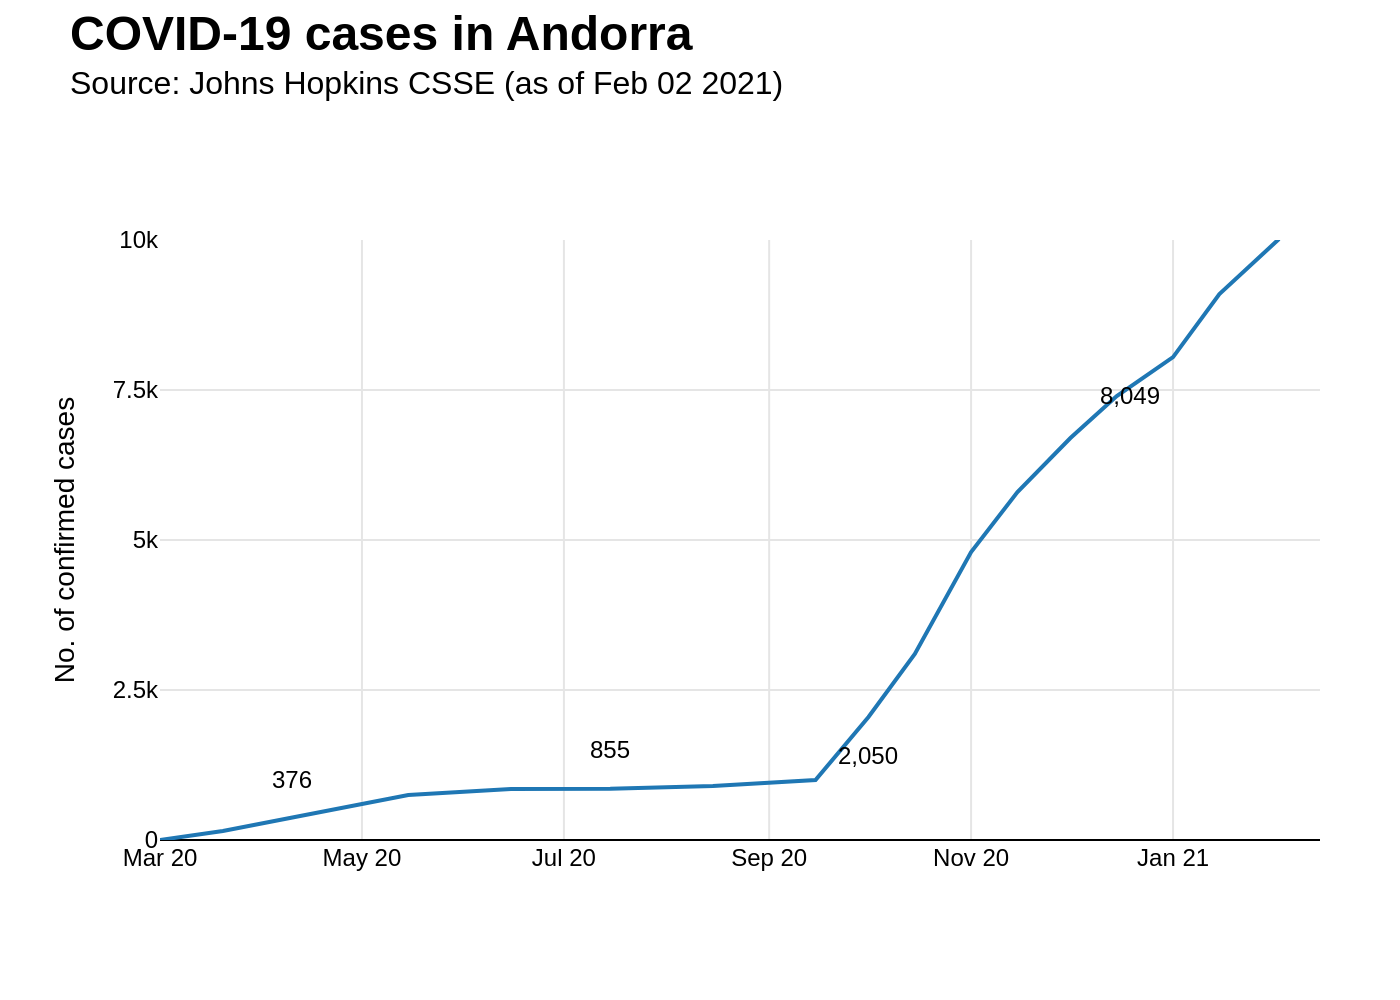

The Python source for this figure:
import sys
import json
import os
import plotly.graph_objects as go

if len(sys.argv) != 2:
    print("Usage: python <script_name>.py <json_file_path>")
    sys.exit(1)

json_path = sys.argv[1]

try:
    with open(json_path, 'r', encoding='utf-8') as f:
        chart_details = json.load(f)
except FileNotFoundError:
    print(f"Error: JSON file not found at {json_path}")
    sys.exit(1)
except json.JSONDecodeError:
    print(f"Error: Could not decode JSON from {json_path}")
    sys.exit(1)

fig = go.Figure()

chart_data = chart_details.get('chart_data', [])
colors = chart_details.get('colors', [])
texts = chart_details.get('texts', {})
annotations_data = chart_details.get('annotations', [])

for i, series in enumerate(chart_data):
    fig.add_trace(go.Scatter(
        x=series.get('x'),
        y=series.get('y'),
        mode='lines',
        name=series.get('name', ''),
        line=dict(color=colors[i] if i < len(colors) else None, width=2)
    ))

title_text = f"<span style='font-size: 24px; font-weight: bold;'>{texts.get('title', '')}</span><br><span style='font-size: 16px;'>{texts.get('subtitle', '')}</span>"

layout_annotations = []
for ann in annotations_data:
    layout_annotations.append(
        go.layout.Annotation(
            x=ann['x'],
            y=ann['y'],
            text=ann['text'],
            showarrow=False,
            font=dict(family="Arial", size=12, color="#000000"),
            xanchor=ann.get('xanchor', 'center'),
            yanchor=ann.get('yanchor', 'bottom'),
            xshift=ann.get('xshift', 0),
            yshift=ann.get('yshift', 0)
        )
    )

fig.update_layout(
    title=dict(
        text=title_text,
        y=0.95,
        x=0.05,
        xanchor='left',
        yanchor='top'
    ),
    xaxis=dict(
        title_text=texts.get('x_axis_title'),
        showgrid=True,
        gridwidth=1,
        gridcolor='#E5E5E5',
        tickformat='%b %y',
        zeroline=False
    ),
    yaxis=dict(
        title_text=texts.get('y_axis_title'),
        showgrid=True,
        gridwidth=1,
        gridcolor='#E5E5E5',
        range=[0, 10000],
        dtick=2500,
        zeroline=True,
        zerolinecolor='#000000',
        zerolinewidth=1
    ),
    font=dict(
        family="Arial",
        size=12,
        color="black"
    ),
    plot_bgcolor='white',
    paper_bgcolor='white',
    showlegend=False,
    margin=dict(l=80, r=40, t=120, b=80),
    annotations=layout_annotations
)

base_filename = os.path.splitext(os.path.basename(json_path))[0]
output_filename = f"{base_filename}.png"

fig.write_image(output_filename, scale=2)

print(f"Chart saved to {output_filename}")
